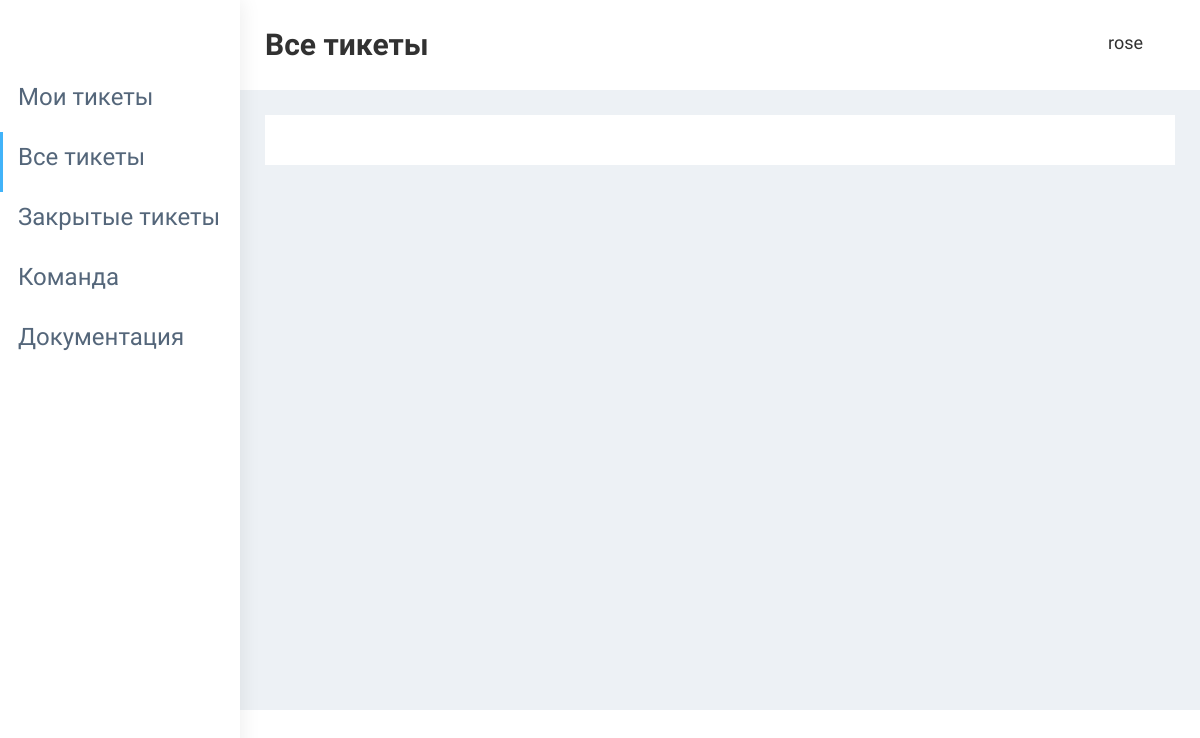
/tickets/ (signed in), run on an earlier commit of the app's database.
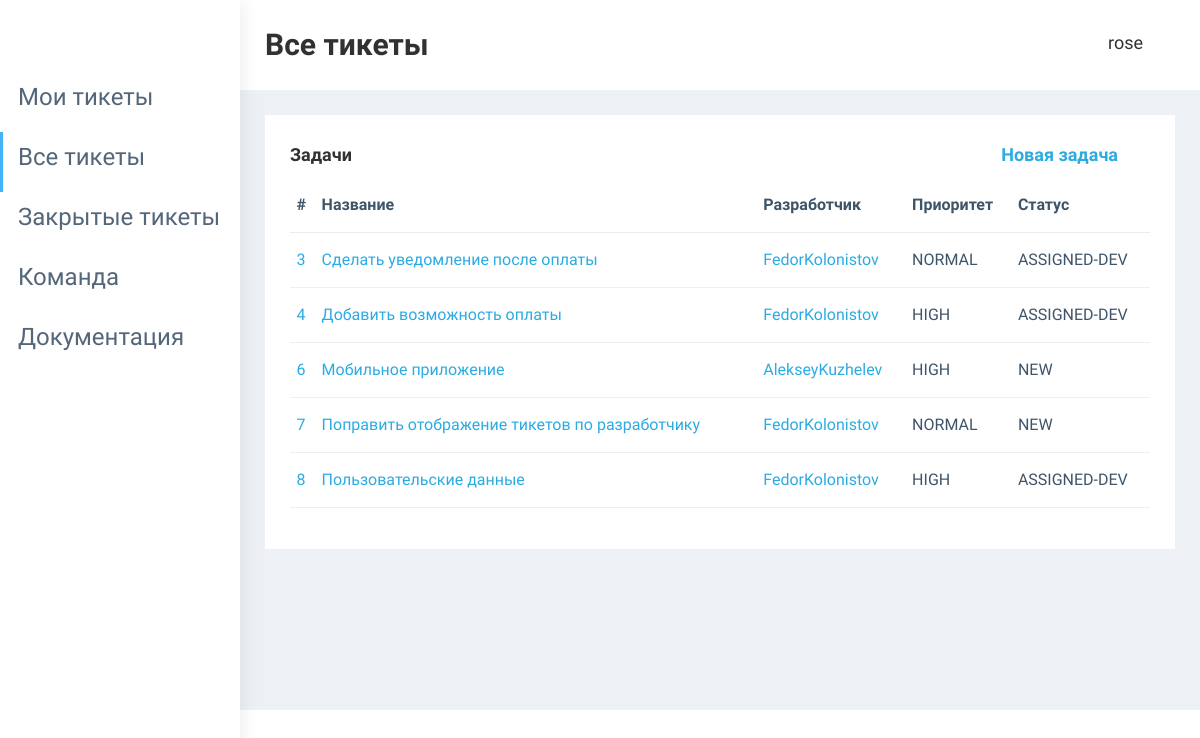
And on a later commit of the database.
### main/models.py (models this page shows)
class Ticket(models.Model):
    title = models.CharField(max_length=250)
    text = models.TextField()
    created_at = models.DateTimeField(auto_now_add=True)
    author = models.ForeignKey(User, on_delete=models.SET_NULL, null=True, related_name='author')
    developer = models.ForeignKey(User, on_delete=models.SET_NULL, null=True, related_name='developer')
    priority = models.CharField(max_length=10, choices=PRIORITIES, default='NORMAL')
    status = models.CharField(max_length=30, choices=STATUSES, default='NEW')
    time = models.PositiveIntegerField(default=0)
    category = models.CharField(max_length=100, choices=CATS, null=True)

### main/views.py (the view)
# urls.py: path('tickets/', tickets, name='tickets'),
def tickets(request):
    if request.user.is_authenticated:
        tickets = Ticket.objects.exclude(status='CLOSED')
        username = request.user
        return render(request, 'main/home.html', context={'tickets': tickets, 'title': "Все тикеты",
                                                          'username': username})
    else:
        return redirect('login')

### main/templates/main/home.html (shortened to what this page needs)
{% extends 'main/index.html' %}
{% block main %}
    <div class="container-fluid">
        <div class="row">
            <div class="col-sm-12">
                <div class="white-box">
                    {% if tickets %}
                    <h3 class="box-title">Задачи
                        <a href="{% url 'new' %}" style="float:right; margin-right:2rem;">Новая задача</a>
                    </h3>
                    <div class="table-responsive">
                        <table class="table text-nowrap">
                            <thead>
                                <tr>
                                    <th class="border-top-0">#</th>
                                    <th class="border-top-0">Название</th>
                                    <th class="border-top-0">Разработчик</th>
                                    <th class="border-top-0">Приоритет</th>
                                    <th class="border-top-0">Статус</th>
                                </tr>
                            </thead>
                            <tbody>
                            {% for ticket in tickets %}
                                <tr>
                                    <td><a href="{% url 'ticket' ticket.id %}">{{ticket.id}}</a></td>
                                    <td><a href="{% url 'ticket' ticket.id %}">{{ticket.title}}</a></td>
                                    <td><a href="{% url 'dev_tickets' ticket.developer.pk %}">{{ticket.developer}}</a></td>
                                    <td>{{ticket.priority}}</td>
                                    <td>{{ticket.status}}</td>
                                </tr>
                            {% endfor %}
                            </tbody>
                        </table>
                    </div>
                    {% endif %}
                </div>
            </div>
        </div>
    </div>
{% endblock %}

### main/templates/main/index.html (shortened to what this page needs)
<!DOCTYPE html>
{% load static %}
<html dir="ltr" lang="en">
<head>
   <link href="{% static 'main/css/style.min.css' %}" rel="stylesheet">
</head>
<body>
    <div id="main-wrapper" data-layout="vertical" data-navbarbg="skin5" data-sidebartype="full"
        data-sidebar-position="absolute" data-header-position="absolute" data-boxed-layout="full">
        <aside class="left-sidebar" data-sidebarbg="skin6">
            <div class="scroll-sidebar">
                <nav class="sidebar-nav">
                    <ul id="sidebarnav">
                        <li class="sidebar-item pt-2">
                            <a class="sidebar-link waves-effect waves-dark sidebar-link" href="{% url 'my_page' %}"
                                aria-expanded="false">
                                <span class="hide-menu" style="font-size: 1.5rem; margin-bottom: 10px;">Мои тикеты</span>
                            </a>
                        </li>
                        <li class="sidebar-item">
                            <a class="sidebar-link waves-effect waves-dark sidebar-link" href="{% url 'tickets' %}"
                                aria-expanded="false">
                                <span class="hide-menu" style="font-size: 1.5rem; margin-bottom: 10px;">Все тикеты</span>
                            </a>
                        </li>
                        <li class="sidebar-item">
                            <a class="sidebar-link waves-effect waves-dark sidebar-link" href="{% url 'closed_tickets' %}"
                                aria-expanded="false">
                                <span class="hide-menu" style="font-size: 1.5rem; margin-bottom: 10px;">Закрытые тикеты</span>
                            </a>
                        </li>
                        <li class="sidebar-item">
                            <a class="sidebar-link waves-effect waves-dark sidebar-link" href="{% url 'team' %}"
                                aria-expanded="false">
                                <span class="hide-menu" style="font-size: 1.5rem; margin-bottom: 10px;">Команда</span>
                            </a>
                        </li>
                        <li class="sidebar-item">
                            <a class="sidebar-link waves-effect waves-dark sidebar-link" href="{% url 'doc' %}"
                                aria-expanded="false">
                                <span class="hide-menu" style="font-size: 1.5rem; margin-bottom: 10px;">Документация</span>
                            </a>
                        </li>
                    </ul>
                </nav>
            </div>
        </aside>
        <div class="page-wrapper">
            <div class="page-breadcrumb bg-white">
                <div class="row align-items-center">
                    <div class="col-lg-3 col-md-4 col-sm-4 col-xs-12">
                        <h2 class="page-title">{{title}} </h2>
                    </div>
                    <div class="col-lg-9 col-sm-8 col-md-8 col-xs-12" style="height: 4rem;">
                        <h4 style="float:right; margin-right:2rem; margin-top:1.2rem;">{{username}}</h4>
                    </div>
                </div>
            </div>
        {% block main %}
        {% endblock %}
        </div>
    </div>
</body>
</html>

What changed in the data, as far as the page shows it:
added Ticket: id "3", title "Сделать уведомление после оплаты", developer "FedorKolonistov", priority "NORMAL", status "ASSIGNED-DEV"
added Ticket: id "4", title "Добавить возможность оплаты", developer "FedorKolonistov", priority "HIGH", status "ASSIGNED-DEV"
added Ticket: id "6", title "Мобильное приложение", developer "AlekseyKuzhelev", priority "HIGH", status "NEW"
added Ticket: id "7", title "Поправить отображение тикетов по разработчику", developer "FedorKolonistov", priority "NORMAL", status "NEW"
added Ticket: id "8", title "Пользовательские данные", developer "FedorKolonistov", priority "HIGH", status "ASSIGNED-DEV"
Also different on the page:
text now shown: "Задачи Новая задача # Название Разработчик Приоритет Статус"
